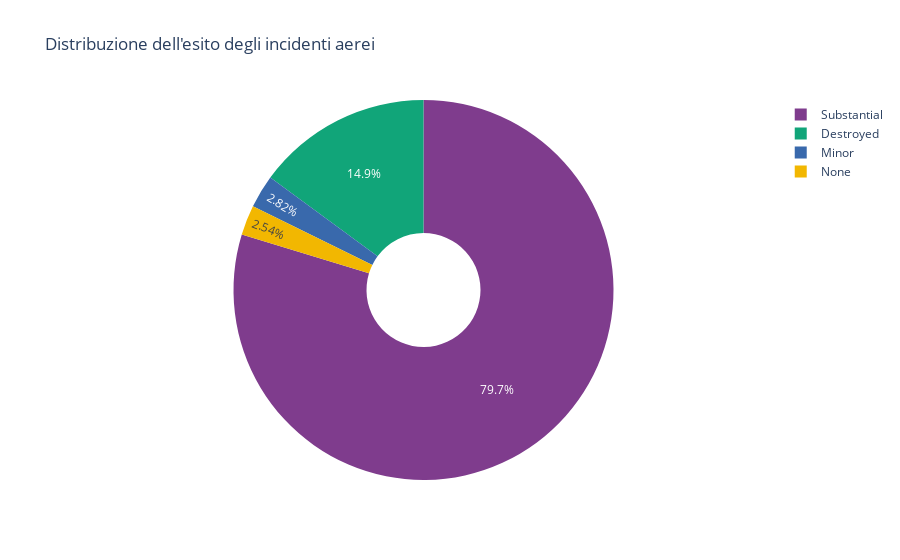

This figure's notebook cell:
### Code cell
fig = go.Figure(
    data = [go.Pie(labels = damage_class,
            values = df.damage_class.value_counts(),
            marker = dict(colors = px.colors.qualitative.Bold),
            hole = .3)]
)

fig.update_layout(title = "Distribuzione dell'esito degli incidenti aerei")
fig.show()

### Figure 1 — Plotly figure (JSON) as saved in the notebook; plotly's stock layout.template omitted (floating-point values rounded to 4 significant figures)
{"data": [{"hole": 0.3, "labels": ["Substantial", "Destroyed", "Minor", "None"], "marker": {"colors": ["rgb(127, 60, 141)", "rgb(17, 165, 121)", "rgb(57, 105, 172)", "rgb(242, 183, 1)", "rgb(231, 63, 116)", "rgb(128, 186, 90)", "rgb(230, 131, 16)", "rgb(0, 134, 149)", "rgb(207, 28, 144)", "rgb(249, 123, 114)", "rgb(165, 170, 153)"]}, "type": "pie", "values": [2574, 482, 91, 82]}], "layout": {"title": {"text": "Distribuzione dell'esito degli incidenti aerei"}}}
